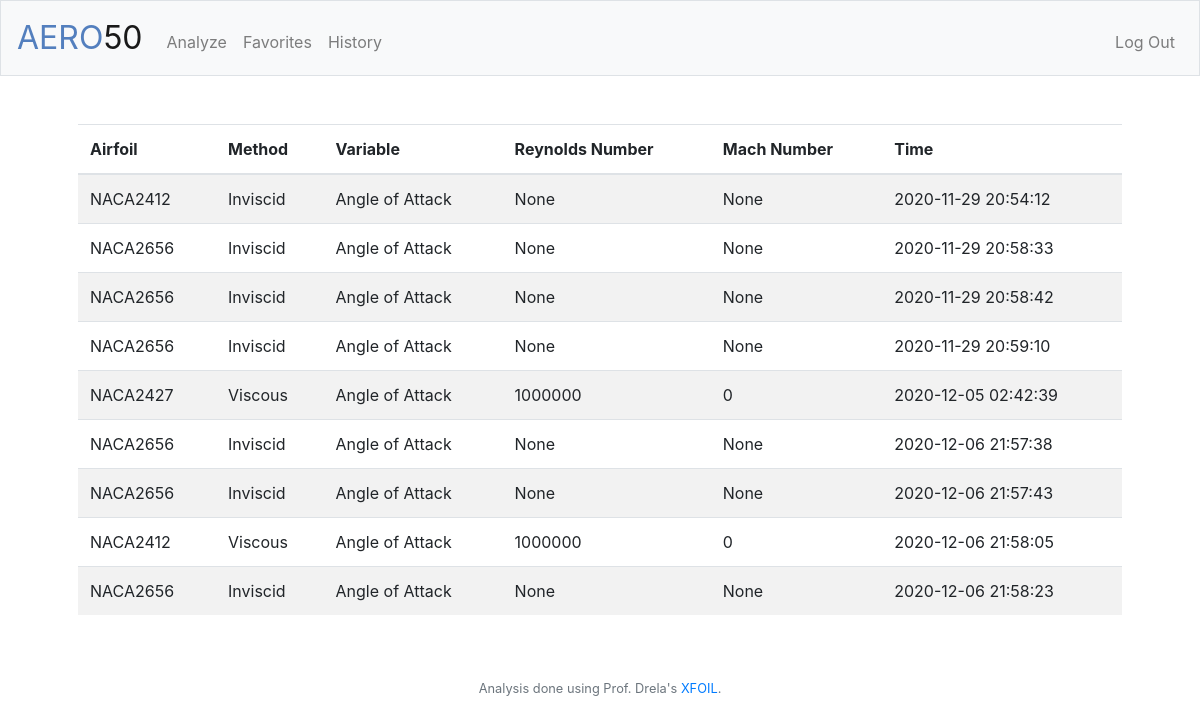
The page /history (signed in) on the database as committed earlier.
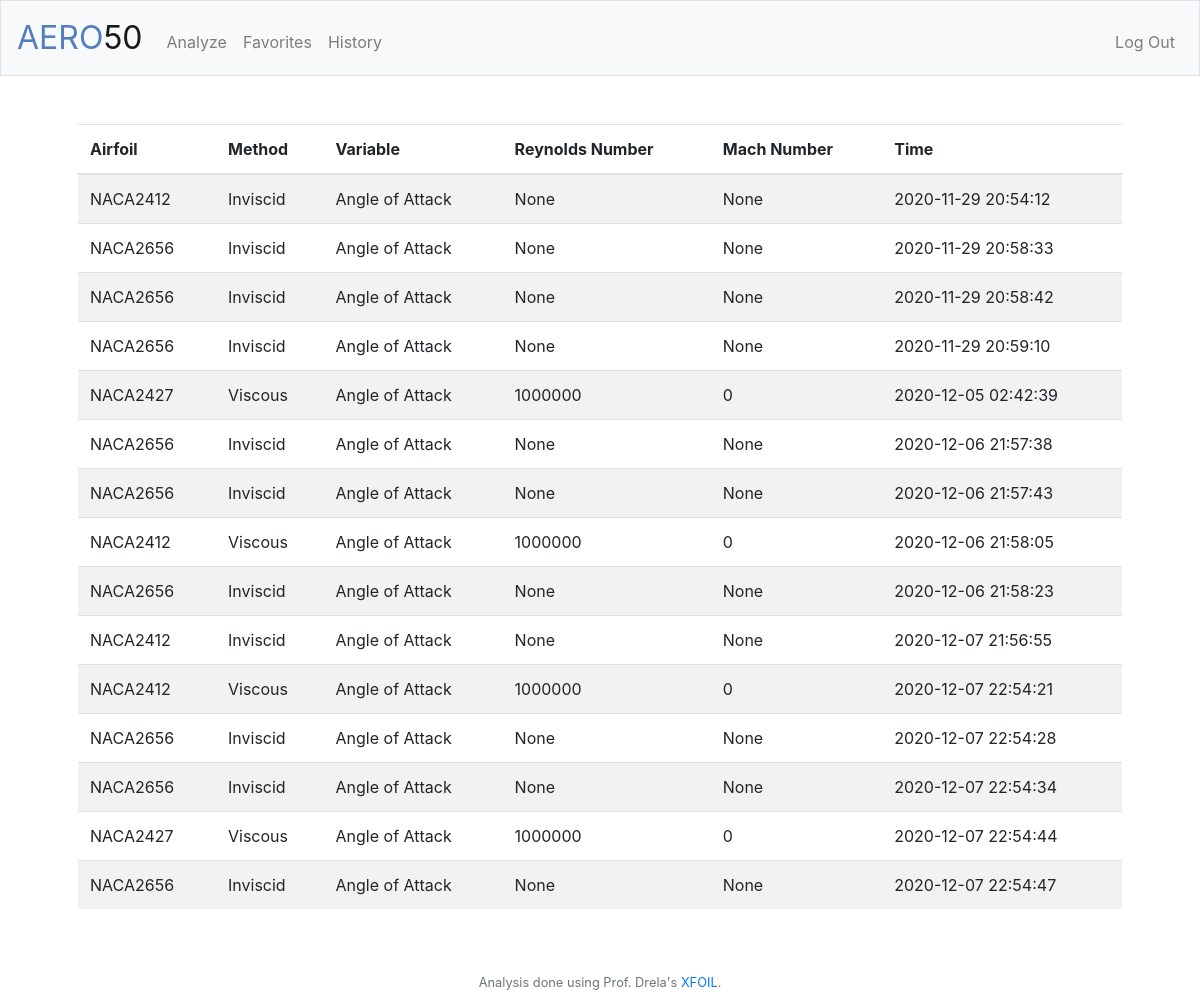
The same page on the database as committed later.
### tables this page shows
CREATE TABLE analyses (id INTEGER, airfoil TEXT, method TEXT, variable TEXT, start NUMERIC, end NUMERIC, re NUMERIC, mach NUMERIC, favorites BOOL DEFAULT 0, analysis_id INTEGER, time DATETIME DEFAULT CURRENT_TIMESTAMP, step NUMERIC, max_iter INTEGER, PRIMARY KEY (analysis_id), FOREIGN KEY (id) REFERENCES users(id));

### application.py (the view)
@app.route("/history")
@login_required
def history():
    data = db.execute("SELECT * FROM analyses WHERE id = ?", session["user_id"])
    return render_template("history.html", data=data)

### application.py (called while the page is built)
@app.after_request
def after_request(response):
    response.headers["Cache-Control"] = "no-cache, no-store, must-revalidate"
    response.headers["Expires"] = 0
    response.headers["Pragma"] = "no-cache"
    return response

### helpers.py (called while the page is built)
def login_required(f):
    @wraps(f)
    def decorated_function(*args, **kwargs):
        if session.get("user_id") is None:
            return redirect("/login")
        return f(*args, **kwargs)
    return decorated_function

### templates/history.html (shortened to what this page needs)
{% extends "layout.html" %}
{% block main %}
    <main>
        <table class="table table-striped">
            <thead>
                <tr>
                    <th>Airfoil</th>
                    <th>Method</th>
                    <th>Variable</th>
                    <th>Reynolds Number</th>
                    <th>Mach Number</th>
                    <th>Time</th>
                </tr>
            </thead>
            <tbody>
                {% for analysis in data %}
                <tr>
                    <td>NACA{{ analysis.airfoil }}</td>
                    <td>{{ analysis.method }}</td>
                    <td>{{ analysis.variable }}</td>
                    <td>{{ analysis.re }}</td>
                    <td>{{ analysis.mach }}</td>
                    <td>{{ analysis.time }}</td>
                </tr>
                {% endfor %}
            </tbody>
        </table>
    </main>
{% endblock %}

### templates/layout.html (shortened to what this page needs)
<!DOCTYPE html>
<html lang="en">
    <head>
        <link rel="stylesheet" href="https://cdn.jsdelivr.net/npm/bootstrap@4.5.3/dist/css/bootstrap.min.css">
        <link href="/static/styles.css" rel="stylesheet">
    </head>
    <body>
        <nav class="navbar navbar-expand-md navbar-light bg-light border">
            <a class="navbar-brand" href="/"><span class="blue">AERO</span><span class="black">50</span></a>
            <div class="collapse navbar-collapse" id="navbar">
                {% if session.user_id %}
                    <ul class="navbar-nav mr-auto mt-2">
                        <li class="nav-item"><a class="nav-link" href="/analyze">Analyze</a></li>
                        <li class="nav-item"><a class="nav-link" href="/">Favorites</a></li>
                        <li class="nav-item"><a class="nav-link" href="/history">History</a></li>
                    </ul>
                    <ul class="navbar-nav ml-auto mt-2">
                        <li class="nav-item"><a class="nav-link" href="/logout">Log Out</a></li>
                    </ul>
                {% else %}
                    <ul class="navbar-nav ml-auto mt-2">
                        <li class="nav-item"><a class="nav-link" href="/register">Register</a></li>
                        <li class="nav-item"><a class="nav-link" href="/login">Log In</a></li>
                    </ul>
                {% endif %}
            </div>
        </nav>
        <main class="container p-5">
            {% block main %}{% endblock %}
        </main>
        <footer class="small text-center text-muted">
            Analysis done using Prof. Drela's <a href="https://web.mit.edu/drela/Public/web/xfoil/">XFOIL</a>.
        </footer>
    </body>
</html>

### static/styles.css (style rules this page uses)
nav .navbar-brand { font-size: xx-large; }
nav .navbar-brand .blue { color: #537fbe; }
main { overflow-x: auto; text-align: center; }
main table { text-align: left; }

Rows that differ between the two databases and show on the page:
added analyses: airfoil "2412", method "Inviscid", variable "Angle of Attack", re "None", mach "None", time "2020-12-07 21:56:55"
added analyses: airfoil "2412", method "Viscous", variable "Angle of Attack", re "1000000", mach "0", time "2020-12-07 22:54:21"
added analyses: airfoil "2656", method "Inviscid", variable "Angle of Attack", re "None", mach "None", time "2020-12-07 22:54:28"
added analyses: airfoil "2656", method "Inviscid", variable "Angle of Attack", re "None", mach "None", time "2020-12-07 22:54:34"
added analyses: airfoil "2427", method "Viscous", variable "Angle of Attack", re "1000000", mach "0", time "2020-12-07 22:54:44"
added analyses: airfoil "2656", method "Inviscid", variable "Angle of Attack", re "None", mach "None", time "2020-12-07 22:54:47"
